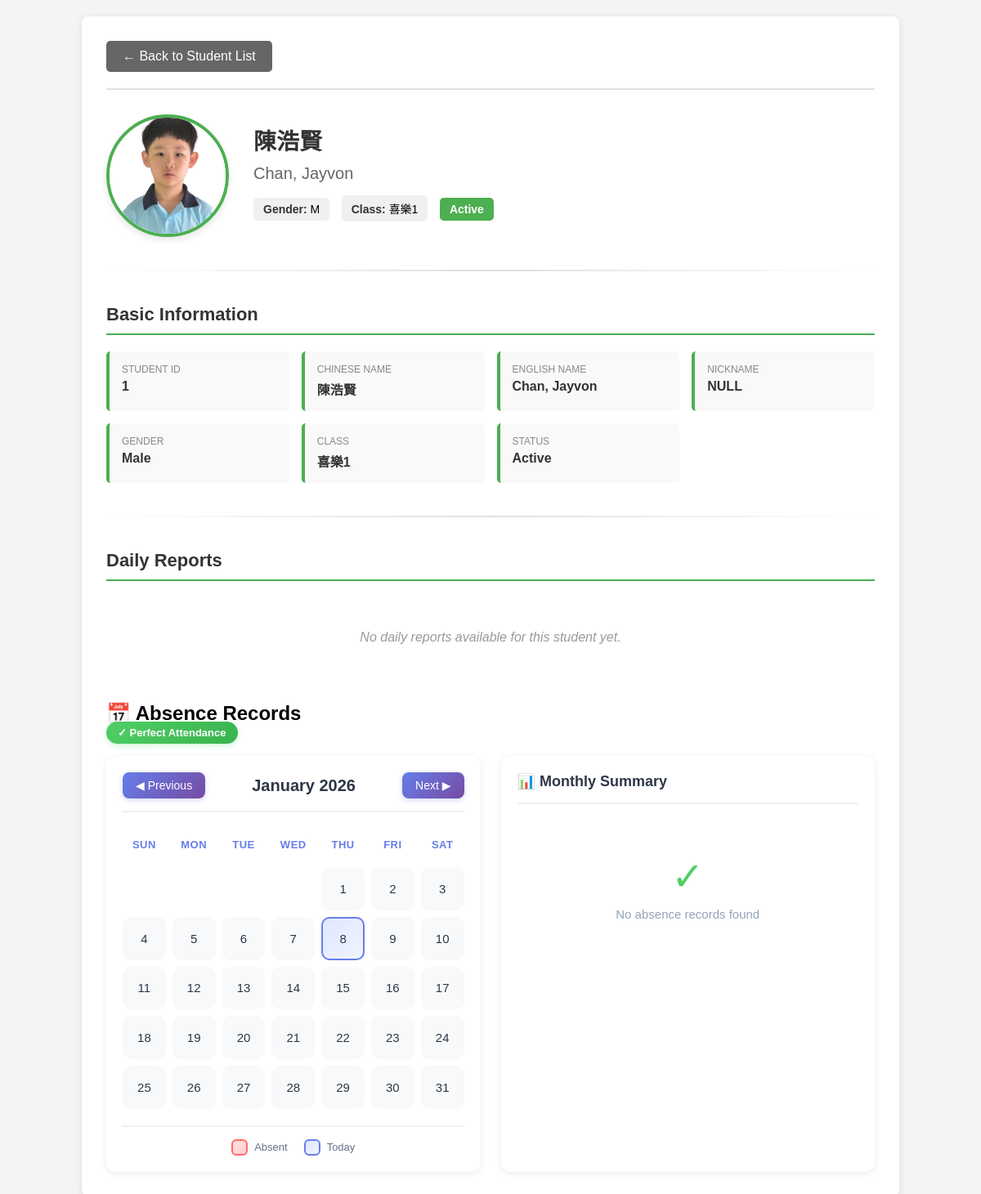
/student_details.php?id=1, run on the app's committed database.
### tables this page shows
CREATE TABLE IF NOT EXISTS `students` (
  `id` int(11) NOT NULL AUTO_INCREMENT,
  `name_chi` varchar(100) NOT NULL COMMENT 'Chinese Name',
  `name_eng` varchar(100) NOT NULL COMMENT 'English Name',
  `nickname` varchar(50) DEFAULT NULL,
  `short_name` varchar(50) DEFAULT NULL COMMENT 'Short name or symbol',
  `gender` enum('M','F') NOT NULL,
  `class` varchar(50) DEFAULT NULL COMMENT 'Class/Group',
  `status` enum('Active','Inactive','Graduated') DEFAULT 'Active',
  `image_path` varchar(255) DEFAULT NULL COMMENT 'Path to student image',
  PRIMARY KEY (`id`)
);

### db/students.php (called while the page is built, shortened)
<?php
require_once __DIR__ . '/connection.php';
class Students {
    private $conn;
    public function __construct() {
        $this->conn = getDB();
    }
    public function getById($id) {
        $id = (int)$id;
        $sql = "SELECT * FROM students WHERE id = $id";
        $result = $this->conn->query($sql);
        if ($result && $result->num_rows > 0) {
            return $result->fetch_assoc();
        }
        return null;
    }
}
?>

### db/connection.php (called while the page is built, shortened)
<?php
class Database {
    private static $instance = null;
    private $conn;
    private function __construct() {
        try {
            $this->conn = new mysqli(DB_HOST, DB_USER, DB_PASS, DB_NAME, DB_PORT);
            $this->conn->set_charset(DB_CHARSET);
        } catch (Exception $e) {
            die("Database connection error: " . $e->getMessage());
        }
    }
    public static function getInstance() {
        if (self::$instance === null) {
            self::$instance = new Database();
        }
        return self::$instance;
    }
    public function getConnection() {
        return $this->conn;
    }
}
function getDB() {
    return Database::getInstance()->getConnection();
}
?>

### student_details.php (the view, shortened to what this page needs)
<?php
require_once 'db/students.php';
require_once 'db/connection.php';
$studentId = isset($_GET['id']) ? intval($_GET['id']) : 0;
$studentsObj = new Students();
$student = $studentsObj->getById($studentId);
$dailyReports = [];
$sections = [
    'basic_info' => true,
    'daily_reports' => true,
    'absences' => true,
];
?>
<!DOCTYPE html>
<html lang="en">
<head>
</head>
<body>
    <div class="container">
        <div class="header">
            <a href="students_list.php" class="back-btn">← Back to Student List</a>
        </div>
        <div class="student-header">
            <?php if (!empty($student['image_path']) && file_exists($student['image_path'])): ?>
                <img src="<?php echo htmlspecialchars($student['image_path']); ?>"
                     alt="<?php echo htmlspecialchars($student['name_chi']); ?>"
                     class="student-photo">
            <?php else: ?>
                <div class="no-photo">No Photo</div>
            <?php endif; ?>
            <div class="student-info-header">
                <h1 class="student-name"><?php echo htmlspecialchars($student['name_chi']); ?></h1>
                <p class="student-name-eng"><?php echo htmlspecialchars($student['name_eng']); ?></p>
                <div>
                    <span class="info-badge"><strong>Gender:</strong> <?php echo htmlspecialchars($student['gender']); ?></span>
                    <span class="info-badge"><strong>Class:</strong> <?php echo htmlspecialchars($student['class'] ?? 'N/A'); ?></span>
                    <span class="status-badge <?php echo strtolower($student['status']); ?>">
                        <?php echo htmlspecialchars($student['status']); ?>
                    </span>
                </div>
            </div>
        </div>
        <div class="section-divider"></div>
        <?php
        if ($sections['basic_info']):
            include 'sections/student_basic_info.php';
        endif;
        if ($sections['daily_reports']):
            include 'sections/student_daily_reports.php';
        endif;
        if ($sections['absences']):
            echo '<div id="absences">';
            $student_id = $studentId;
            include 'sections/student_absences.php';
            echo '</div>';
        endif;
        ?>
    </div>
</body>
</html>

### sections/student_basic_info.php
<div class="section">
    <h2 class="section-title">Basic Information</h2>
    <div class="info-grid">
        <div class="info-item">
            <div class="info-label">Student ID</div>
            <div class="info-value"><?php echo htmlspecialchars($student['id']); ?></div>
        </div>
        <div class="info-item">
            <div class="info-label">Chinese Name</div>
            <div class="info-value"><?php echo htmlspecialchars($student['name_chi']); ?></div>
        </div>
        <div class="info-item">
            <div class="info-label">English Name</div>
            <div class="info-value"><?php echo htmlspecialchars($student['name_eng']); ?></div>
        </div>
        <div class="info-item">
            <div class="info-label">Nickname</div>
            <div class="info-value"><?php echo htmlspecialchars($student['nickname'] ?? 'N/A'); ?></div>
        </div>
        <div class="info-item">
            <div class="info-label">Gender</div>
            <div class="info-value"><?php echo $student['gender'] === 'M' ? 'Male' : 'Female'; ?></div>
        </div>
        <div class="info-item">
            <div class="info-label">Class</div>
            <div class="info-value"><?php echo htmlspecialchars($student['class'] ?? 'N/A'); ?></div>
        </div>
        <div class="info-item">
            <div class="info-label">Status</div>
            <div class="info-value"><?php echo htmlspecialchars($student['status']); ?></div>
        </div>
    </div>
</div>
<div class="section-divider"></div>

### sections/student_daily_reports.php
<div class="section">
    <h2 class="section-title">Daily Reports</h2>
    <?php if (!empty($dailyReports)): ?>
        <?php foreach($dailyReports as $report): ?>
            <div class="report-card">
                <div class="report-date">
                    <?php echo date('l, F j, Y', strtotime($report['report_date'])); ?>
                </div>
                <div class="report-content"><?php echo htmlspecialchars(trim($report['content'])); ?></div>
            </div>
        <?php endforeach; ?>
    <?php else: ?>
        <div class="no-data">
            No daily reports available for this student yet.
        </div>
    <?php endif; ?>
</div>

### sections/student_absences.php (shortened to what this page needs)
<?php
$displayMonth = isset($_GET['month']) ? intval($_GET['month']) : date('n');
$displayYear = isset($_GET['year']) ? intval($_GET['year']) : date('Y');
$absences = [];
$monthlySummary = [];
$firstDayOfMonth = mktime(0, 0, 0, $displayMonth, 1, $displayYear);
$daysInMonth = date('t', $firstDayOfMonth);
$dayOfWeek = date('w', $firstDayOfMonth);
$monthName = date('F Y', $firstDayOfMonth);
$prevMonth = $displayMonth - 1;
$prevYear = $displayYear;
if ($prevMonth < 1) {
    $prevMonth = 12;
    $prevYear--;
}
$nextMonth = $displayMonth + 1;
$nextYear = $displayYear;
$absenceCount = count($absences);
?>
<div class="section-card">
    <div class="section-header">
        <h2>📅 Absence Records</h2>
        <div class="absence-summary">
            <?php if ($absenceCount > 0): ?>
                <span class="absence-badge"><?php echo $absenceCount; ?> absence<?php echo $absenceCount > 1 ? 's' : ''; ?> this month</span>
            <?php else: ?>
                <span class="perfect-attendance">✓ Perfect Attendance</span>
            <?php endif; ?>
        </div>
    </div>
    <div class="absence-layout">
        <div class="calendar-container">
            <div class="calendar-nav">
                <a href="?id=<?php echo $student_id; ?>&month=<?php echo $prevMonth; ?>&year=<?php echo $prevYear; ?>#absences" class="nav-btn">
                    ◀ Previous
                </a>
                <h3 class="current-month"><?php echo $monthName; ?></h3>
                <a href="?id=<?php echo $student_id; ?>&month=<?php echo $nextMonth; ?>&year=<?php echo $nextYear; ?>#absences" class="nav-btn">
                    Next ▶
                </a>
            </div>
            <div class="calendar">
                <div class="calendar-header">Sun</div>
                <div class="calendar-header">Mon</div>
                <div class="calendar-header">Tue</div>
                <div class="calendar-header">Wed</div>
                <div class="calendar-header">Thu</div>
                <div class="calendar-header">Fri</div>
                <div class="calendar-header">Sat</div>
                <?php
                for ($i = 0; $i < $dayOfWeek; $i++) {
                    echo '<div class="calendar-day empty"></div>';
                }
                for ($day = 1; $day <= $daysInMonth; $day++) {
                    $isToday = ($day == date('j') && $displayMonth == date('n') && $displayYear == date('Y'));
                    $classes = 'calendar-day';
                    if ($isToday) {
                        $classes .= ' today';
                    }
                    echo '<div class="' . $classes . '"';
                    echo '>';
                    echo '<span class="day-number">' . $day . '</span>';
                    echo '</div>';
                }
                ?>
            </div>
            <div class="calendar-legend">
                <div class="legend-item">
                    <span class="legend-color absent-color"></span>
                    <span>Absent</span>
                </div>
                <div class="legend-item">
                    <span class="legend-color today-color"></span>
                    <span>Today</span>
                </div>
            </div>
        </div>
        <div class="summary-container">
            <h3 class="summary-title">📊 Monthly Summary</h3>
            <?php if (empty($monthlySummary)): ?>
                <div class="no-absences">
                    <div class="no-absences-icon">✓</div>
                    <p>No absence records found</p>
                </div>
            <?php endif; ?>
        </div>
    </div>
</div>

### student_details.php (style rules this page uses)
* { margin: 0; padding: 0; box-sizing: border-box; }
body { font-family: Arial, sans-serif; background-color: #f4f4f4; padding: 20px; }
.container { max-width: 1000px; margin: 0 auto; background: white; padding: 30px; border-radius: 8px; box-shadow: 0 2px 10px rgba(0,0,0,0.1); }
.header { display: flex; justify-content: space-between; align-items: center; margin-bottom: 30px; padding-bottom: 20px; border-bottom: 2px solid #e0e0e0; }
.back-btn { display: inline-block; padding: 10px 20px; background-color: #666; color: white; text-decoration: none; border-radius: 5px; transition: background-color 0.3s; }
.student-header { display: flex; align-items: center; gap: 30px; margin-bottom: 30px; }
.student-photo { width: 150px; height: 150px; object-fit: cover; border-radius: 50%; border: 4px solid #4CAF50; box-shadow: 0 4px 8px rgba(0,0,0,0.1); }
.student-info-header { flex: 1; }
.student-name { font-size: 28px; color: #333; margin-bottom: 10px; }
.student-name-eng { font-size: 20px; color: #666; margin-bottom: 15px; }
.info-badge { display: inline-block; padding: 6px 12px; margin-right: 10px; margin-bottom: 8px; background-color: #f0f0f0; border-radius: 5px; font-size: 14px; }
.info-badge strong { color: #333; }
.status-badge { display: inline-block; padding: 6px 12px; border-radius: 5px; font-size: 14px; font-weight: bold; }
.status-badge.active { background-color: #4CAF50; color: white; }
.section { margin-bottom: 30px; }
.section-title { font-size: 22px; color: #333; margin-bottom: 20px; padding-bottom: 10px; border-bottom: 2px solid #4CAF50; }
.info-grid { display: grid; grid-template-columns: repeat(auto-fit, minmax(200px, 1fr)); gap: 15px; margin-bottom: 20px; }
.info-item { padding: 15px; background-color: #f9f9f9; border-radius: 5px; border-left: 4px solid #4CAF50; }
.info-label { font-size: 12px; color: #888; text-transform: uppercase; margin-bottom: 5px; }
.info-value { font-size: 16px; color: #333; font-weight: bold; }
.no-data { text-align: center; padding: 40px; color: #999; font-style: italic; }
.section-divider { height: 2px; background: linear-gradient(to right, transparent, #e0e0e0, transparent); margin: 40px 0; }

### data on the page
students: image_path (picture), name_chi "陳浩賢", name_eng "Chan, Jayvon", gender "M", class "喜樂1", status "Active", id "1", nickname "NULL"

### other printed values
$monthName "January 2026"
